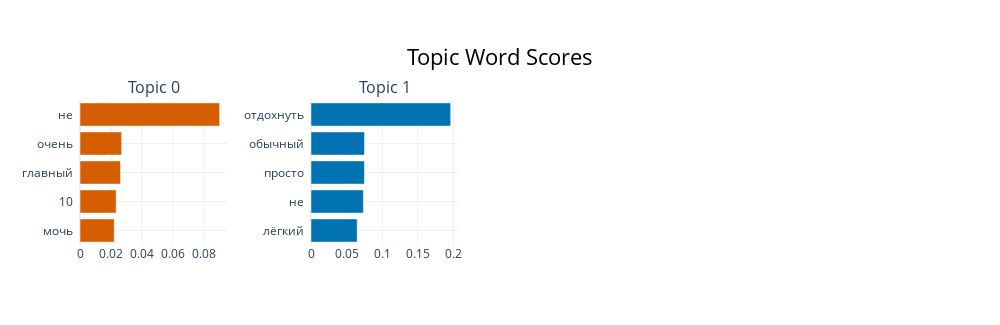

Here is the notebook cell this chart was saved with:
### Code cell
fig = topic_model_neu.visualize_barchart(top_n_topics=10)
fig.show()

### Figure 1 — Plotly figure (JSON) as saved in the notebook; plotly's stock layout.template omitted (floating-point values rounded to 4 significant figures)
{"data": [{"marker": {"color": "#D55E00"}, "orientation": "h", "type": "bar", "x": [0.02206, 0.02333, 0.0261, 0.02687, 0.09006], "xaxis": "x", "y": ["мочь  ", "10  ", "главный  ", "очень  ", "не  "], "yaxis": "y"}, {"marker": {"color": "#0072B2"}, "orientation": "h", "type": "bar", "x": [0.06484, 0.07351, 0.075, 0.07508, 0.1961], "xaxis": "x2", "y": ["лёгкий  ", "не  ", "просто  ", "обычный  ", "отдохнуть  "], "yaxis": "y2"}], "layout": {"annotations": [{"font": {"size": 16}, "showarrow": false, "text": "Topic 0", "x": 0.0875, "xanchor": "center", "xref": "paper", "y": 1, "yanchor": "bottom", "yref": "paper"}, {"font": {"size": 16}, "showarrow": false, "text": "Topic 1", "x": 0.3625, "xanchor": "center", "xref": "paper", "y": 1, "yanchor": "bottom", "yref": "paper"}], "height": 325, "hoverlabel": {"bgcolor": "white", "font": {"family": "Rockwell", "size": 16}}, "showlegend": false, "title": {"font": {"color": "Black", "size": 22}, "text": "Topic Word Scores", "x": 0.5, "xanchor": "center", "yanchor": "top"}, "width": 1000, "xaxis": {"anchor": "y", "domain": [0, 0.175], "showgrid": true}, "xaxis2": {"anchor": "y2", "domain": [0.275, 0.45], "showgrid": true}, "xaxis3": {"anchor": "y3", "domain": [0.55, 0.725], "showgrid": true}, "xaxis4": {"anchor": "y4", "domain": [0.825, 1], "showgrid": true}, "yaxis": {"anchor": "x", "domain": [0, 1], "showgrid": true}, "yaxis2": {"anchor": "x2", "domain": [0, 1], "showgrid": true}, "yaxis3": {"anchor": "x3", "domain": [0, 1], "showgrid": true}, "yaxis4": {"anchor": "x4", "domain": [0, 1], "showgrid": true}}}
